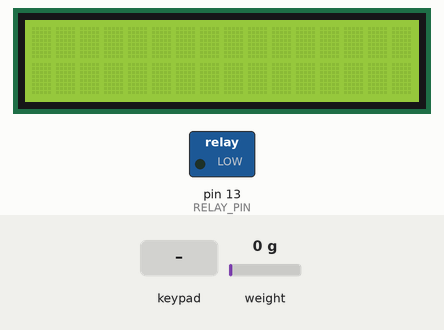
Recording of a sketch running on a simulated Arduino Uno, built with avr-gcc and run on an emulated ATmega328P. On the bench: 16×2 character LCD, switched loads named in the sketch (green lamp = pin HIGH). The test bench sets the inputs (shaded band); at power-on: weight on the scale 0 g. What the sketch prints to the serial monitor is not drawn.

Above: at 2.2 s.
2.3 s: keypad keys 9 8 7 6 # pressed 0.4 s apart
At 4.7 s:
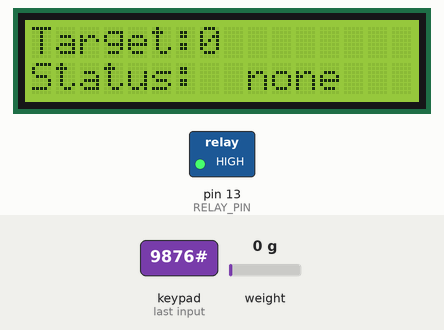
5.8 s: key '*' pressed
At 8.0 s:
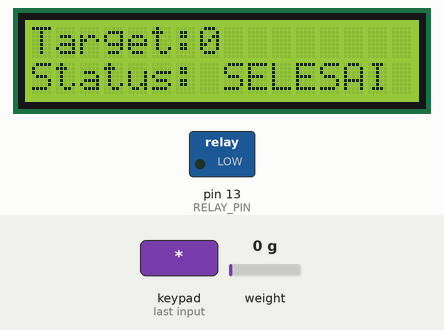
8.3 s: key 'A' pressed
At 8.6 s:
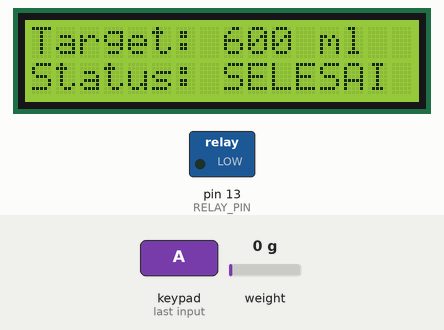
9.8 s: keypad keys 9 8 7 6 D pressed 0.4 s apart
At 12.3 s:
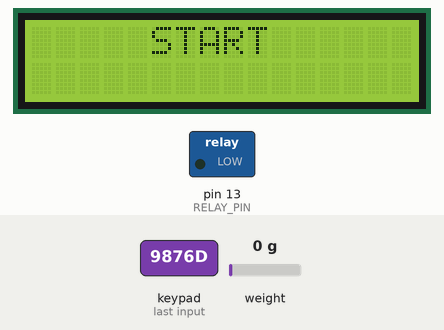
14.8 s: key 'B' pressed
At 15.1 s:
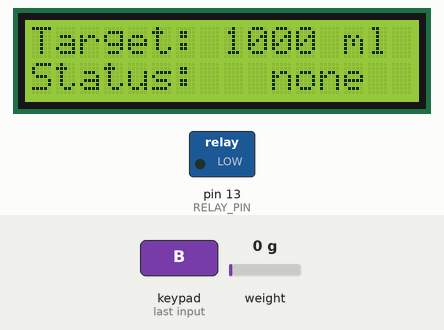
16.3 s: keypad keys 9 8 7 6 A pressed 0.4 s apart
At 18.4 s:
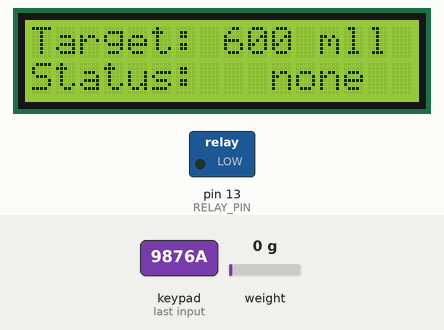
Timing chart, 0 to 19.9 s (numbered marks = the images above; inputs shaded):
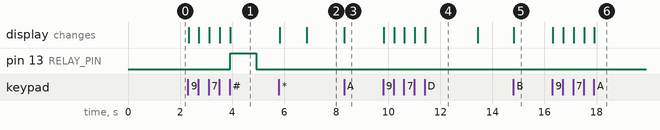

Measured:
- after the input at 2.3 s, pin 13 (RELAY_PIN): LOW → HIGH after 1.6 s, → LOW 1.0 s later; the display: first changes at once (image 1 shows a later state)
- after the input at 5.8 s, the display: first changes at once (image 2 shows a later state)
- after the input at 8.3 s, the display: changes at once (image 3)
- after the input at 9.8 s, the display: first changes at once (image 4 shows a later state)
- after the input at 14.8 s, the display: changes at once (image 5)
- after the input at 16.3 s, the display: first changes at once (image 6 shows a later state)
- what the display in image 4 shows lasts 2.0 s, from 11.4 s to 13.4 s

The sketch:

fill_v1.ino
```cpp
/* @file CustomKeypad.pde
|| @version 1.0
|| @author Alexander Brevig
|| @contact alexanderbrevig@gmail.com
||
|| @description
|| | Demonstrates changing the keypad size and key values.
|| #
*/
#include <Keypad.h>
#include <LiquidCrystal_I2C.h>
#include "HX711.h"

LiquidCrystal_I2C lcd(0x27, 16, 2); // Inisialisasi LCD 16x2
HX711 scale;
#define CALIBRATION_FACTOR 99.603

const int RELAY_PIN = 13;
const int LOADCELL_DOUT_PIN = 11;
const int LOADCELL_SCK_PIN = 12;
const byte ROWS = 4; //four rows
const byte COLS = 4; //four columns
//define the cymbols on the buttons of the keypads
char hexaKeys[ROWS][COLS] = {
  {'1','2','3','A'},
  {'4','5','6','B'},
  {'7','8','9','C'},
  {'*','0','#','D'}
};
byte rowPins[ROWS] = {9, 8, 7, 6}; //connect to the row pinouts of the keypad
byte colPins[COLS] = {5, 4, 3, 2}; //connect to the column pinouts of the keypad

//initialize an instance of class NewKeypad
Keypad customKeypad = Keypad( makeKeymap(hexaKeys), rowPins, colPins, ROWS, COLS);

int targetVolume = 0;
// String eksekusi ;
bool isFilling = false;
float weight = 0;

void setup(){
  lcd.begin();
  Serial.begin(9600);
  pinMode(RELAY_PIN, OUTPUT);
  digitalWrite(RELAY_PIN, LOW);
  scale.begin(LOADCELL_DOUT_PIN, LOADCELL_SCK_PIN);
  scale.set_scale(CALIBRATION_FACTOR);
  scale.tare();
}

void loop(){
  char customKey = customKeypad.getKey();

if(customKey == 'D'){
  targetVolume = 0;
  isFilling = false;
  lcd.clear();
  lcd.setCursor(0, 0);
  lcd.print("     START    ");
  delay(2000);
  lcd.clear();
  lcd.setCursor(0, 0);
  lcd.print("Target:");
  lcd.print(targetVolume);
  lcd.setCursor(0, 1);
  lcd.print("Status:   none ");
  // lcd.print(eksekusi);
  }else if(customKey == '*'){
    isFilling = true;
    lcd.clear();
    lcd.setCursor(0, 0);
    lcd.print("Target:");
    lcd.print(targetVolume);
    lcd.setCursor(0, 1);
    lcd.print("Status: mengisi");

  } else if(customKey == '#'){
    // eksekusi ='mengisi';
    lcd.clear();
    targetVolume = 0;
    lcd.print("Target:");
    lcd.print(targetVolume);
    lcd.setCursor(0, 1);
    lcd.print("Status:  none ");
    digitalWrite(RELAY_PIN, HIGH);
    Serial.println(customKey);
    delay(1000);
    digitalWrite(RELAY_PIN, LOW);
  } else if (customKey == 'A') {
    targetVolume = 600;
    lcd.setCursor(0, 0);
    lcd.print("Target: 600 ml");

  }else if (customKey == 'B') {
    targetVolume = 1000;
    lcd.setCursor(0, 0);
    lcd.print("Target: 1000 ml");

  } else if (customKey == 'C') {
    targetVolume = 5000;
    lcd.setCursor(0, 0);
    lcd.print("Target: 5000 ml");

  }else if (isdigit(customKey)) {
      int digit = customKey - '0';
      targetVolume = targetVolume * 10 + digit;
      lcd.setCursor(0, 0);
      lcd.print("Target: ");
      lcd.print(targetVolume);
  }
  if (isFilling) {
    float weight = round(scale.get_units(5)); // Baca berat dari load cell
    if (weight >= targetVolume) {
      digitalWrite(RELAY_PIN, LOW); // Matikan relay
      isFilling = false;
      lcd.clear();
      lcd.setCursor(0, 0);
      lcd.print("Target:");
      lcd.print(targetVolume);
      lcd.setCursor(0, 1);
      lcd.print("Status: SELESAI");
    }
  }
Serial.println(targetVolume);
Serial.println(weight);
}
```
